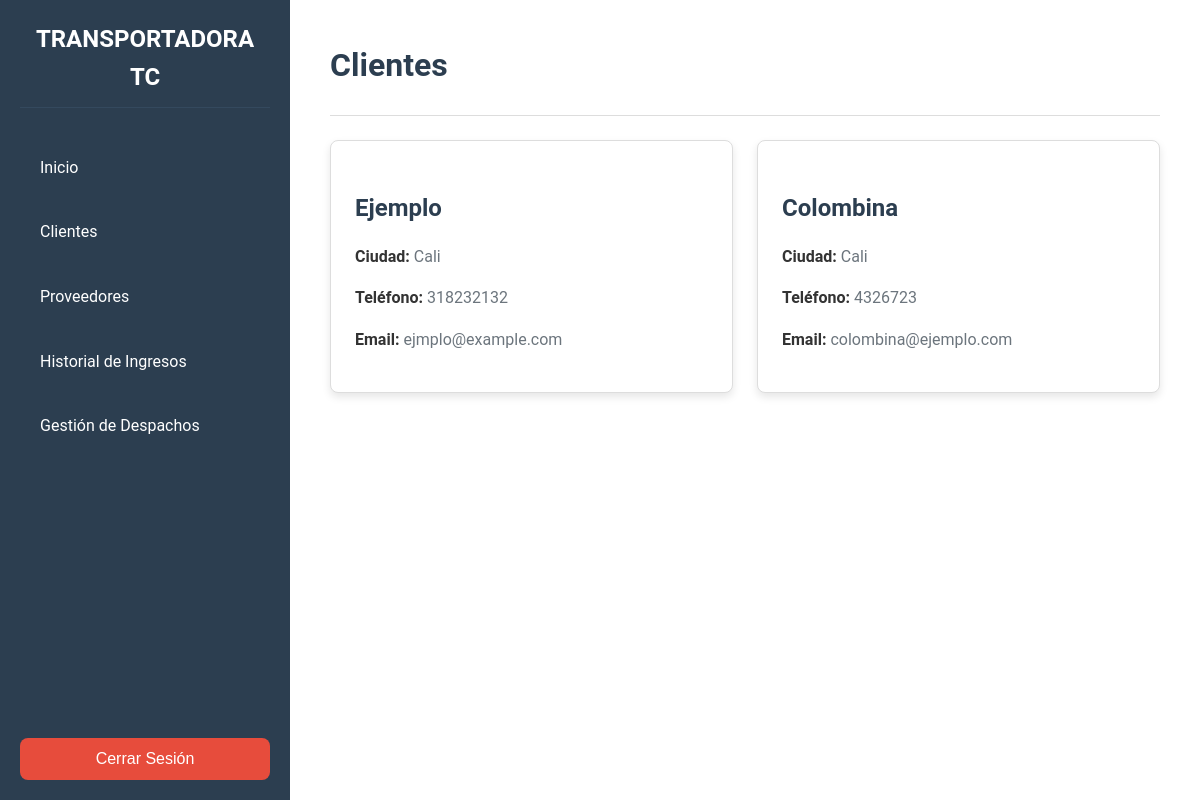
The page /clientes/ on the database as committed earlier.
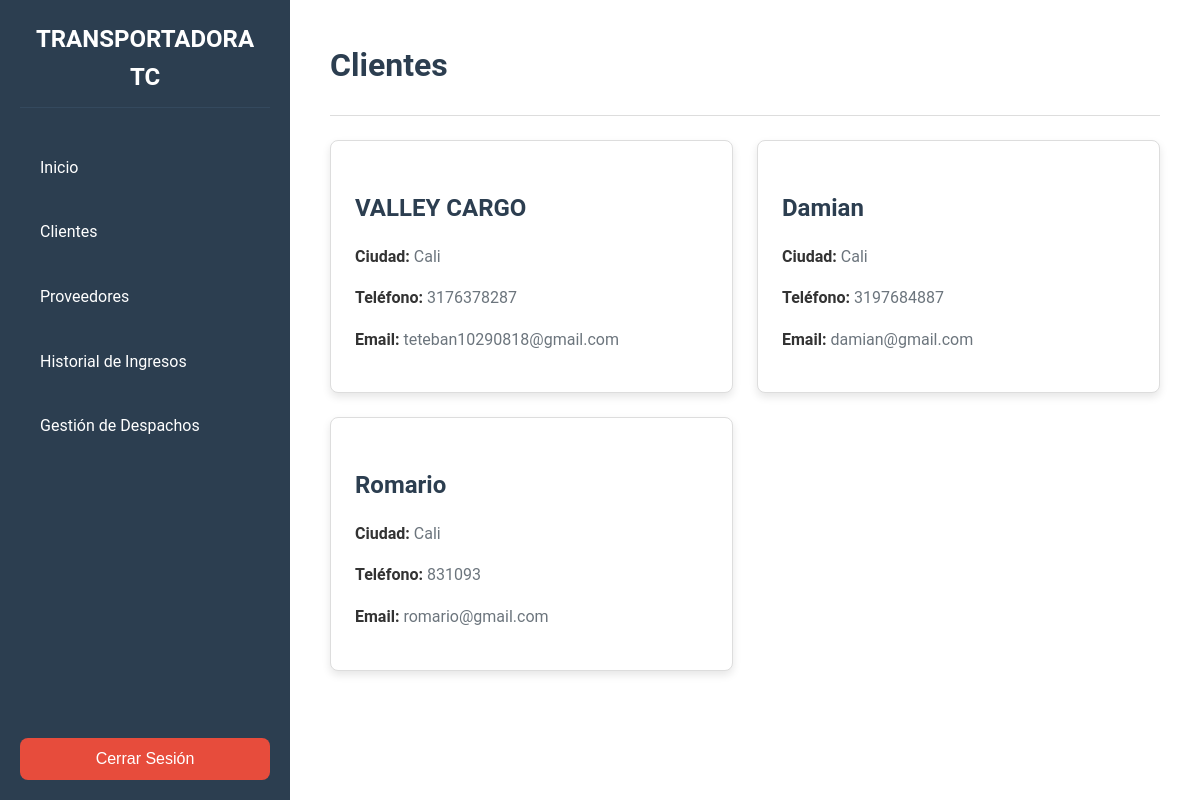
The same page on the database as committed later.
### clientes/models.py (models this page shows, shortened)
class Cliente(models.Model):
    nit = models.CharField(max_length=255, default="", unique=True, blank=False)
    nombre = models.CharField(max_length=255, blank=False)
    email = models.EmailField()
    telefono = models.CharField(max_length=15)
    ciudad = models.CharField(max_length=255)
    direccion = models.CharField(max_length=255)
    proveedores = models.ManyToManyField(Proveedor, related_name="clientes", blank=True)
    fecha_creacion = models.DateTimeField(auto_now_add=True)

### clientes/views.py (the view)
# urls.py: path('', views.index, name='clientes'),
def index(request):
    clientes = Cliente.objects.all()
    return render(request, 'clientes/index.html', {'clientes': clientes})

### clientes/templates/clientes/index.html (shortened to what this page needs)
{% extends 'base.html' %}
{% load static %}
{% block content %}
<main class="main-content">
    <header class="content__header">
        <h1 class="content__title">Clientes</h1>
    </header>
    <hr class="divider">
    <section class="objects__list">
        {% if clientes %}
            <div class="card-grid">
                {% for cliente in clientes %}
                    <article class="card">
                        <div class="card__body">
                            <a href="{% url 'detalle_cliente' cliente.nombre %}">
                                <h1 class="card__title">{{ cliente.nombre }}</h1>
                            </a>
                            <p class="card__text"><strong>Ciudad:</strong> {{ cliente.ciudad }}</p>
                            <p class="card__text"><strong>Teléfono:</strong> {{ cliente.telefono }}</p>
                            <p class="card__text"><strong>Email:</strong> {{ cliente.email }}</p>
                        </div>
                    </article>
                {% endfor %}
            </div>
        {% else %}
            <div class="no-clients">
                <p class="no-clients__message">No hay clientes registrados.</p>
            </div>
        {% endif %}
    </section>
</main>
{% endblock %}

### main/templates/base.html (shortened to what this page needs)
{% load static %}
<!DOCTYPE html>
<html lang="es">
<head>
    <link rel="stylesheet" href="{% static 'css/styles.css' %}">
</head>
<body>
    <div class="layout">
        <aside class="sidebar">
            <div class="sidebar__header">
                <h2 class="sidebar__title">Transportadora TC</h2>
            </div>
            <nav class="sidebar__nav">
                <ul class="sidebar__menu">
                    <li class="sidebar__item"><a href="{% url 'home' %}" class="sidebar__link">Inicio</a></li>
                    <li class="sidebar__item"><a href="{% url 'clientes' %}" class="sidebar__link">Clientes</a></li>
                    <li class="sidebar__item"><a href="{% url 'proveedores' %}" class="sidebar__link">Proveedores</a></li>
                    <li class="sidebar__item"><a href="#" class="sidebar__link">Historial de Ingresos</a></li>
                    <li class="sidebar__item"><a href="#" class="sidebar__link">Gestión de Despachos</a></li>
                </ul>
            </nav>
            <form action="{% url 'logout' %}" method="post" class="sidebar__logout">
                <button type="submit" class="sidebar__logout-btn">Cerrar Sesión</button>
            </form>
        </aside>
        <main class="content">
            {% block content %}
            {% endblock %}
        </main>
    </div>
</body>
</html>

### static/css/styles.css (style rules this page uses)
:root { --color-primary: #2c3e50; --color-secondary: #1abc9c; --color-danger: #e74c3c; --color-success: #28a745; --color-text: #333; --color-text-light: #6c757d; --color-bg: #f8f9fa; --color-white: #fff; --color-shadow: rgba(0, 0, 0, 0.1); --font-primary: 'Roboto', Arial, sans-serif; --sidebar-width: 250px; }
body { margin: 0; font-family: var(--font-primary); background-color: var(--color-bg); color: var(--color-text); line-height: 1.6; }
.layout { display: flex; min-height: 100vh; }
.sidebar { width: var(--sidebar-width); background-color: var(--color-primary); color: var(--color-white); display: flex; flex-direction: column; justify-content: space-between; padding: 20px; box-shadow: 2px 0 5px var(--color-shadow); }
.sidebar__header { text-align: center; margin-bottom: 20px; border-bottom: 1px solid #34495e; padding-bottom: 10px; }
.sidebar__title { font-size: 1.5rem; margin: 0; text-transform: uppercase; }
.sidebar__nav { flex-grow: 1; }
.sidebar__menu { list-style: none; padding: 0; margin: 0; }
.sidebar__item { margin: 15px 0; }
.sidebar__link { text-decoration: none; color: var(--color-white); font-size: 1rem; display: block; padding: 12px 20px; border-radius: 8px; transition: background-color 0.3s ease, transform 0.2s ease; }
.sidebar__logout { margin-top: 20px; }
.sidebar__logout-btn { background-color: var(--color-danger); color: var(--color-white); border: none; padding: 12px 20px; border-radius: 8px; cursor: pointer; font-size: 1rem; width: 100%; text-align: center; transition: background-color 0.3s ease, transform 0.2s ease; }
.content { flex-grow: 1; background-color: var(--color-white); overflow-y: auto; padding: 20px; }
.card { background-color: var(--color-white); border: 1px solid #ddd; border-radius: 8px; box-shadow: 0 4px 8px var(--color-shadow); transition: transform 0.3s ease, box-shadow 0.3s ease; }
.main-content { margin: 0 auto; padding: 20px; }
.content__header { display: flex; justify-content: space-between; align-items: center; margin-bottom: 1.5rem; }
.content__title { font-size: 2rem; color: var(--color-primary); margin: 0; }
.divider { border: none; height: 1px; background-color: #ddd; margin: 1.5rem 0; }
.objects__list { margin-top: 20px; }
.card-grid { display: grid; grid-template-columns: repeat(auto-fit, minmax(300px, 1fr)); gap: 1.5rem; }
.card__body { padding: 1.5rem; }
.card__body a { text-decoration: none; }
.card__title { font-size: 1.5rem; color: var(--color-primary); margin-bottom: 1rem; }
.card__text { font-size: 1rem; color: var(--color-text-light); margin-bottom: 1rem; }
.card__text strong { color: var(--color-text); }

Rows that differ between the two databases and show on the page:
removed Cliente: nombre "Ejemplo", ciudad "Cali", telefono "318232132", email "ejmplo@example.com"
removed Cliente: nombre "Colombina", ciudad "Cali", telefono "4326723", email "colombina@ejemplo.com"
added Cliente: nombre "VALLEY CARGO", ciudad "Cali", telefono "3176378287", email "teteban10290818@gmail.com"
added Cliente: nombre "Damian", ciudad "Cali", telefono "3197684887", email "damian@gmail.com"
added Cliente: nombre "Romario", ciudad "Cali", telefono "831093", email "romario@gmail.com"
